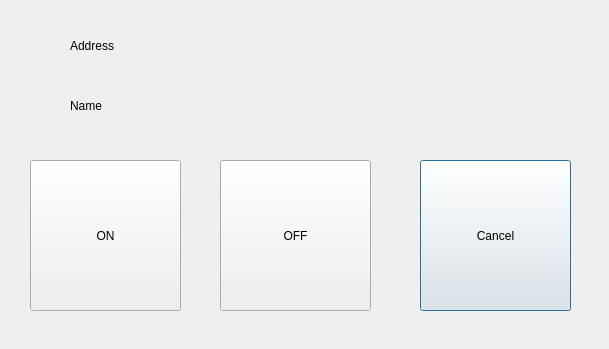
<?xml version="1.0" encoding="UTF-8"?>
<ui version="4.0">
 <class>CCoilDlg</class>
 <widget class="QDialog" name="CCoilDlg">
  <property name="geometry">
   <rect>
    <x>0</x>
    <y>0</y>
    <width>609</width>
    <height>349</height>
   </rect>
  </property>
  <property name="windowTitle">
   <string>Coil</string>
  </property>
  <widget class="QLabel" name="label_2">
   <property name="geometry">
    <rect>
     <x>70</x>
     <y>30</y>
     <width>81</width>
     <height>31</height>
    </rect>
   </property>
   <property name="text">
    <string>Address</string>
   </property>
  </widget>
  <widget class="QPushButton" name="m_btn_cancel">
   <property name="geometry">
    <rect>
     <x>420</x>
     <y>160</y>
     <width>151</width>
     <height>151</height>
    </rect>
   </property>
   <property name="text">
    <string>Cancel</string>
   </property>
  </widget>
  <widget class="QLabel" name="label_3">
   <property name="geometry">
    <rect>
     <x>70</x>
     <y>90</y>
     <width>81</width>
     <height>31</height>
    </rect>
   </property>
   <property name="text">
    <string>Name</string>
   </property>
  </widget>
  <widget class="QPushButton" name="m_btn_switch_on">
   <property name="geometry">
    <rect>
     <x>30</x>
     <y>160</y>
     <width>151</width>
     <height>151</height>
    </rect>
   </property>
   <property name="text">
    <string>ON</string>
   </property>
  </widget>
  <widget class="QPushButton" name="m_btn_switch_off">
   <property name="geometry">
    <rect>
     <x>220</x>
     <y>160</y>
     <width>151</width>
     <height>151</height>
    </rect>
   </property>
   <property name="text">
    <string>OFF</string>
   </property>
  </widget>
  <widget class="QLabel" name="m_label_address">
   <property name="geometry">
    <rect>
     <x>170</x>
     <y>30</y>
     <width>171</width>
     <height>31</height>
    </rect>
   </property>
   <property name="text">
    <string/>
   </property>
  </widget>
  <widget class="QLabel" name="m_label_name">
   <property name="geometry">
    <rect>
     <x>170</x>
     <y>90</y>
     <width>171</width>
     <height>31</height>
    </rect>
   </property>
   <property name="text">
    <string/>
   </property>
  </widget>
 </widget>
 <tabstops>
  <tabstop>m_btn_switch_on</tabstop>
  <tabstop>m_btn_cancel</tabstop>
 </tabstops>
 <resources/>
 <connections/>
</ui>
